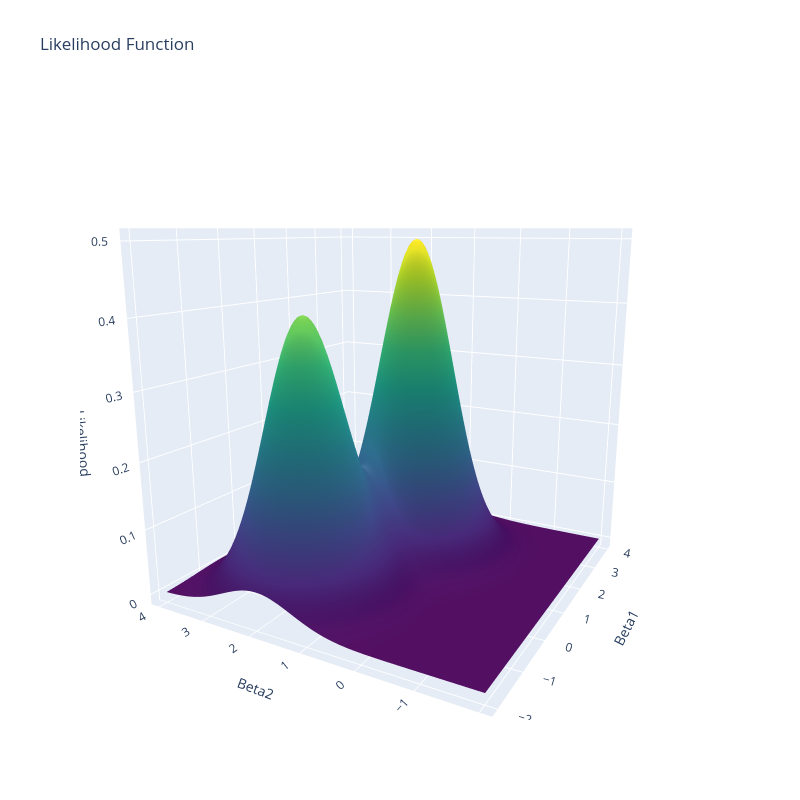

Source (notebook cell):
### Markdown cell above
#### Let's plot the likelihood function

### Code cell
# Create a 2D grid for plotting the likelihood function
beta1 = np.linspace(-2, 4, 100)
beta2 = np.linspace(-2, 4, 100)
B1, B2 = np.meshgrid(beta1, beta2)

# Calculate the likelihood for each point in the grid using the likelihood function
likelihood = likelihood_function(B1, B2)

# Create the surface plot using Plotly
# Plotly is a plotting library that makes interactive graphs
surface = go.Surface(z=likelihood, x=B1, y=B2, colorscale='Viridis', opacity=1, showscale=False)

# Plot the likelihood surface
fig = go.Figure(data=surface)

# Update the layout
fig.update_layout(
    title='Likelihood Function',
    scene=dict(
        xaxis_title='Beta1',
        yaxis_title='Beta2',
        zaxis_title='Likelihood',
        camera=dict(
        eye=dict(x=-1.8, y=-1.0, z=0.5))),
        height=800,
        width=800)

# Show the plot
fig.show()

### Figure 1 — Plotly figure (JSON) as saved in the notebook; plotly's stock layout.template omitted (floating-point values rounded to 4 significant figures; data arrays with more than 128 entries replaced by an {"elided": "..."} marker saying what was removed)
{"data": [{"colorscale": [[0, "#440154"], [0.1111, "#482878"], [0.2222, "#3e4989"], [0.3333, "#31688e"], [0.4444, "#26828e"], [0.5556, "#1f9e89"], [0.6667, "#35b779"], [0.7778, "#6ece58"], [0.8889, "#b5de2b"], [1, "#fde725"]], "opacity": 1, "showscale": false, "type": "surface", "x": {"elided": "100x100 float values"}, "y": {"elided": "100x100 float values"}, "z": {"elided": "100x100 float values"}}], "layout": {"height": 800, "scene": {"camera": {"eye": {"x": -1.8, "y": -1, "z": 0.5}}, "xaxis": {"title": {"text": "Beta1"}}, "yaxis": {"title": {"text": "Beta2"}}, "zaxis": {"title": {"text": "Likelihood"}}}, "title": {"text": "Likelihood Function"}, "width": 800}}
